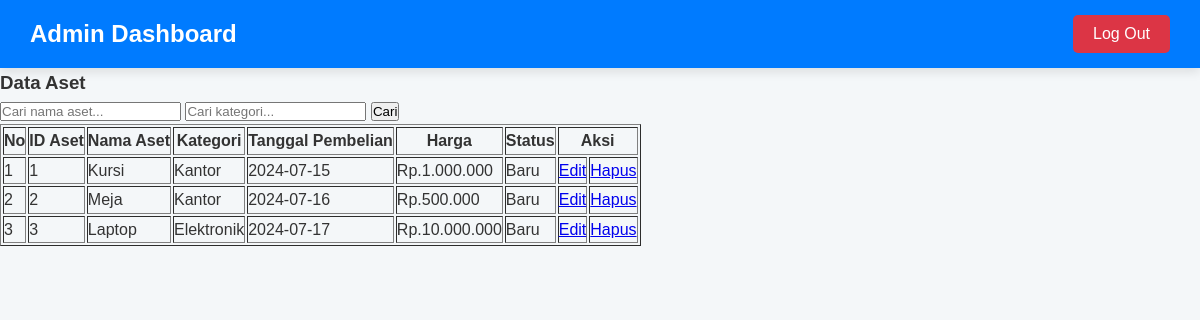
The page /dataaset.php (signed in) on the database its author committed.
### tables this page shows
CREATE TABLE `aset` (
  `id_aset` int(11) NOT NULL,
  `nama_aset` varchar(100) NOT NULL,
  `kategori` varchar(50) NOT NULL,
  `tanggal_pembelian` date NOT NULL,
  `harga` varchar(30) NOT NULL,
  `status` varchar(20) NOT NULL
);

### dataaset.php (the view, shortened to what this page needs)
<?php
include("php/config.php");
?>
<!DOCTYPE html>
<html lang="en">
<head>
    <link rel="stylesheet" href="style/admin.css">
</head>
<body>
<div class="nav">
    <div class="logo">
        <p><a href="admin.php"> Admin Dashboard</a></p>
    </div>
    <div class="right-links">
        <a href="php/logout.php"> <button class="btn">Log Out</button> </a>
    </div>
</div>
<div class="dataaset">
    <h3> Data Aset </h3>
    <form method="GET" action="">
        <input type="text" name="search_nama_aset" placeholder="Cari nama aset...">
        <input type="text" name="search_kategori" placeholder="Cari kategori...">
        <input type="submit" value="Cari">
    </form>
    <table border="1">
        <tr>
            <th>No</th>
            <th>ID Aset</th>
            <th>Nama Aset</th>
            <th>Kategori</th>
            <th>Tanggal Pembelian</th>
            <th>Harga</th>
            <th>Status</th>
            <th colspan="2">Aksi</th>
        </tr>
        <?php
        $No = 1;
        $query = "SELECT * FROM aset WHERE 1=1";
        $ambildata = mysqli_query($con, $query);
        while ($tampil = mysqli_fetch_array($ambildata)) {
            echo "<tr>
                <td>" . $No++ . "</td>
                <td>" . $tampil['id_aset'] . "</td>
                <td>" . $tampil['nama_aset'] . "</td>
                <td>" . $tampil['kategori'] . "</td>
                <td>" . $tampil['tanggal_pembelian'] . "</td>
                <td>" . $tampil['harga'] . "</td>
                <td>" . $tampil['status'] . "</td>
                <td><a href='edit_aset.php?id=" . $tampil['id_aset'] . "'>Edit</a></td>
                <td><a href='data_aset.php?id=" . $tampil['id_aset'] . "'>Hapus</a></td>
            </tr>";
        }
        ?>
    </table>
</div>
</body>
</html>

### style/admin.css (style rules this page uses)
* { margin: 0; padding: 0; box-sizing: border-box; }
body { font-family: 'Arial', sans-serif; line-height: 1.6; background-color: #f4f7f9; color: #333; }
.nav { display: flex; justify-content: space-between; align-items: center; background: #007bff; color: #fff; padding: 15px 30px; box-shadow: 0 4px 10px rgba(0, 0, 0, 0.1); }
.nav .logo { display: flex; flex-direction: column; color: #fff; }
.nav .logo p { margin: 0; }
.nav .logo a { color: #fff; text-decoration: none; font-size: 24px; font-weight: 600; transition: color 0.3s; }
.nav .right-links { display: flex; align-items: center; }
.nav .right-links .btn { background: #dc3545; color: #fff; border: none; padding: 10px 20px; margin-left: 15px; cursor: pointer; border-radius: 5px; font-size: 16px; transition: background 0.3s, transform 0.1s; }

### rows shown on the page
aset: id_aset "1", nama_aset "Kursi", kategori "Kantor", tanggal_pembelian "2024-07-15", harga "Rp.1.000.000", status "Baru"
aset: id_aset "2", nama_aset "Meja", kategori "Kantor", tanggal_pembelian "2024-07-16", harga "Rp.500.000", status "Baru"
aset: id_aset "3", nama_aset "Laptop", kategori "Elektronik", tanggal_pembelian "2024-07-17", harga "Rp.10.000.000", status "Baru"
